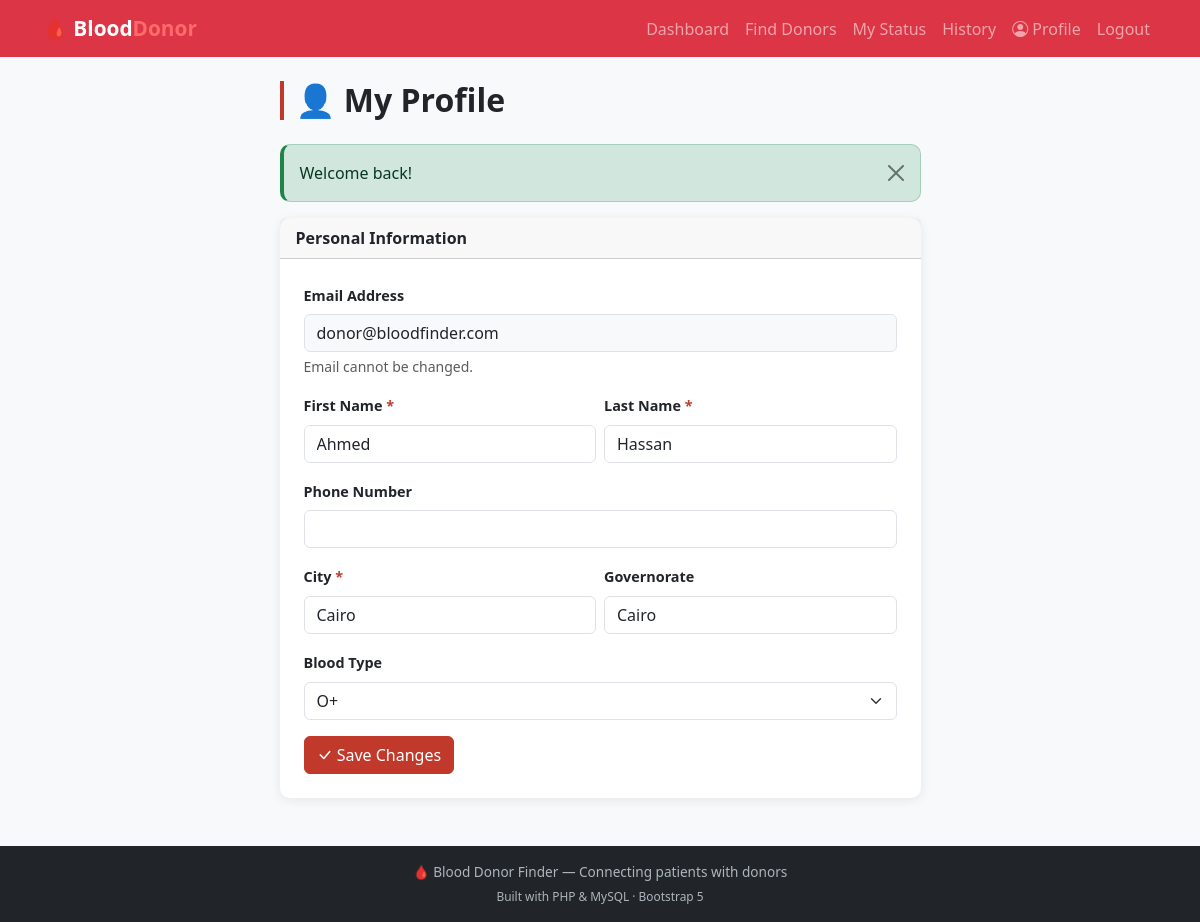
The page /pages/profile.php (signed in) on the database its author committed.
### tables this page shows
CREATE TABLE `profiles` (
  `profile_id` int(11) NOT NULL,
  `user_id` int(11) NOT NULL,
  `first_name` varchar(100) NOT NULL,
  `last_name` varchar(100) NOT NULL,
  `phone` varchar(20) DEFAULT NULL,
  `city` varchar(100) DEFAULT NULL,
  `governorate` varchar(100) DEFAULT NULL,
  `profile_photo` varchar(255) DEFAULT 'default.jpg'
);

CREATE TABLE `users` (
  `user_id` int(11) NOT NULL,
  `email` varchar(255) NOT NULL,
  `password` varchar(255) NOT NULL,
  `user_type` enum('donor','requester','admin') NOT NULL DEFAULT 'donor',
  `status` enum('active','inactive','suspended') NOT NULL DEFAULT 'active',
  `is_verified` tinyint(1) NOT NULL DEFAULT 0,
  `registration_date` timestamp NOT NULL DEFAULT current_timestamp(),
  `last_login` timestamp NULL DEFAULT NULL
);

CREATE TABLE `donors` (
  `donor_id` int(11) NOT NULL,
  `user_id` int(11) NOT NULL,
  `blood_type` enum('A+','A-','B+','B-','AB+','AB-','O+','O-') NOT NULL,
  `is_available` tinyint(1) NOT NULL DEFAULT 1,
  `last_donation` date DEFAULT NULL,
  `latitude` decimal(10,8) DEFAULT NULL,
  `longitude` decimal(11,8) DEFAULT NULL,
  `donation_count` int(11) NOT NULL DEFAULT 0,
  `notes` text DEFAULT NULL
);

### includes/functions.php (called while the page is built, shortened)
<?php
function getUserType() { return $_SESSION['user_type'] ?? null; }
function getSuccess() { $m=$_SESSION['success']??null; unset($_SESSION['success']); return $m; }
?>

### pages/profile.php (the view, shortened to what this page needs)
<?php
require_once '../includes/functions.php';
$db = new Database(); $conn = $db->getConnection();
$uid = getUserId();
  $stmt = $conn->prepare('SELECT p.*, u.email, u.user_type FROM profiles p'
                       . ' JOIN users u ON u.user_id = p.user_id WHERE p.user_id = :uid');
  $stmt->execute([':uid'=>$uid]);
  $profile = $stmt->fetch();
  if (getUserType() === 'donor') {
    $d = $conn->prepare('SELECT * FROM donors WHERE user_id=:uid');
    $d->execute([':uid'=>$uid]);
    $donorInfo = $d->fetch();
  }
?>
<?php
require_once '../includes/header.php';
require_once '../includes/navbar.php';
?>
<div class="container mt-4">
  <div class="row justify-content-center">
    <div class="col-md-7">
      <h2 class="page-title mb-4">👤 My Profile</h2>
      <?php $success=getSuccess(); if($success): ?>
        <div class="alert alert-success alert-dismissible fade show">
          <button type="button" class="btn-close" data-bs-dismiss="alert"></button>
          <?= htmlspecialchars($success) ?>
        </div>
      <?php endif; ?>
      <div class="card">
        <div class="card-header fw-bold">Personal Information</div>
        <div class="card-body p-4">
          <form method="POST" action="">
            <div class="mb-3">
              <label class="form-label">Email Address</label>
              <input type="email" class="form-control bg-light"
                     value="<?= htmlspecialchars($profile['email']) ?>"
                     readonly>
              <div class="form-text">Email cannot be changed.</div>
            </div>
            <div class="row g-2 mb-3">
              <div class="col-6">
                <label for="first_name" class="form-label required-star">
                  First Name</label>
                <input type="text" name="first_name" id="first_name"
                       class="form-control"
                       value="<?= htmlspecialchars($profile['first_name']) ?>">
              </div>
              <div class="col-6">
                <label for="last_name" class="form-label required-star">
                  Last Name</label>
                <input type="text" name="last_name" id="last_name"
                       class="form-control"
                       value="<?= htmlspecialchars($profile['last_name']) ?>">
              </div>
            </div>
            <div class="mb-3">
              <label for="phone" class="form-label">Phone Number</label>
              <input type="tel" name="phone" id="phone" class="form-control"
                     value="<?= htmlspecialchars($profile['phone']??'') ?>">
            </div>
            <div class="row g-2 mb-3">
              <div class="col-6">
                <label for="city" class="form-label required-star">City</label>
                <input type="text" name="city" id="city" class="form-control"
                       value="<?= htmlspecialchars($profile['city']) ?>">
              </div>
              <div class="col-6">
                <label for="governorate" class="form-label">Governorate</label>
                <input type="text" name="governorate" id="governorate"
                       class="form-control"
                       value="<?= htmlspecialchars($profile['governorate']??'') ?>">
              </div>
            </div>
            <?php if (getUserType() === 'donor'): ?>
              <div class="mb-3">
                <label for="blood_type" class="form-label">Blood Type</label>
                <select name="blood_type" id="blood_type" class="form-select">
                  <?php foreach(['A+','A-','B+','B-','AB+','AB-','O+','O-'] as $bt): ?>
                    <option value="<?=$bt?>"
                      <?= (($donorInfo['blood_type']??'')===$bt)?'selected':'' ?>>
                      <?=$bt?></option>
                  <?php endforeach; ?>
                </select>
              </div>
            <?php endif; ?>
            <button type="submit" class="btn btn-primary">
              <i class="bi bi-check-lg"></i> Save Changes</button>
          </form>
        </div>
      </div>
    </div>
  </div>
</div>
<?php require_once '../includes/footer.php'; ?>

### assets/css/style.css (style rules this page uses)
:root { --primary: #C0392B; --primary-dark: #922B21; --primary-light: #FADBD8; --success: #1E8449; --warning: #D35400; --info: #2E86C1; --card-shadow: 0 2px 12px rgba(0,0,0,0.08); --radius: 10px; }
body { font-family: 'Segoe UI', system-ui, sans-serif; background-color: #F8F9FA; color: #212529; }
.card { border: none; border-radius: var(--radius); box-shadow: var(--card-shadow); transition: box-shadow 0.2s; }
.btn-primary { background-color:var(--primary); border-color:var(--primary); }
.form-label { font-weight:600; font-size:0.9rem; }
.required-star::after { content:' *'; color:var(--primary); }
.alert { border-radius:var(--radius); border-left:4px solid; }
.alert-success { border-left-color:var(--success); }
.page-title { font-weight:700; color:#212529; border-left:4px solid var(--primary); padding-left:12px; }

### rows shown on the page
profiles: user.email "donor@bloodfinder.com", first_name "Ahmed", last_name "Hassan", city "Cairo", governorate "Cairo"
donors: blood_type "O+"

### other values the page prints
$success "Welcome back!"
